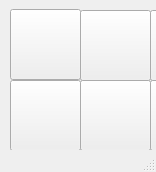
<?xml version="1.0" encoding="UTF-8"?>
<ui version="4.0">
 <class>VentanaMatrizImages</class>
 <widget class="QMainWindow" name="VentanaMatrizImages">
  <property name="geometry">
   <rect>
    <x>0</x>
    <y>0</y>
    <width>156</width>
    <height>172</height>
   </rect>
  </property>
  <property name="windowTitle">
   <string>MainWindow</string>
  </property>
  <widget class="QWidget" name="centralwidget">
   <widget class="QPushButton" name="pushButton_1">
    <property name="geometry">
     <rect>
      <x>10</x>
      <y>9</y>
      <width>71</width>
      <height>71</height>
     </rect>
    </property>
    <property name="text">
     <string/>
    </property>
   </widget>
   <widget class="QPushButton" name="pushButton_2">
    <property name="geometry">
     <rect>
      <x>80</x>
      <y>10</y>
      <width>71</width>
      <height>71</height>
     </rect>
    </property>
    <property name="text">
     <string/>
    </property>
   </widget>
   <widget class="QPushButton" name="pushButton_3">
    <property name="geometry">
     <rect>
      <x>150</x>
      <y>10</y>
      <width>71</width>
      <height>71</height>
     </rect>
    </property>
    <property name="text">
     <string/>
    </property>
   </widget>
   <widget class="QPushButton" name="pushButton_4">
    <property name="geometry">
     <rect>
      <x>220</x>
      <y>10</y>
      <width>71</width>
      <height>71</height>
     </rect>
    </property>
    <property name="text">
     <string/>
    </property>
   </widget>
   <widget class="QPushButton" name="pushButton_5">
    <property name="geometry">
     <rect>
      <x>290</x>
      <y>10</y>
      <width>71</width>
      <height>71</height>
     </rect>
    </property>
    <property name="text">
     <string/>
    </property>
   </widget>
   <widget class="QPushButton" name="pushButton_6">
    <property name="geometry">
     <rect>
      <x>360</x>
      <y>10</y>
      <width>71</width>
      <height>71</height>
     </rect>
    </property>
    <property name="text">
     <string/>
    </property>
   </widget>
   <widget class="QPushButton" name="pushButton_7">
    <property name="geometry">
     <rect>
      <x>10</x>
      <y>80</y>
      <width>71</width>
      <height>71</height>
     </rect>
    </property>
    <property name="text">
     <string/>
    </property>
   </widget>
   <widget class="QPushButton" name="pushButton_8">
    <property name="geometry">
     <rect>
      <x>80</x>
      <y>80</y>
      <width>71</width>
      <height>71</height>
     </rect>
    </property>
    <property name="text">
     <string/>
    </property>
   </widget>
   <widget class="QPushButton" name="pushButton_9">
    <property name="geometry">
     <rect>
      <x>150</x>
      <y>80</y>
      <width>71</width>
      <height>71</height>
     </rect>
    </property>
    <property name="text">
     <string/>
    </property>
   </widget>
   <widget class="QPushButton" name="pushButton_10">
    <property name="geometry">
     <rect>
      <x>220</x>
      <y>80</y>
      <width>71</width>
      <height>71</height>
     </rect>
    </property>
    <property name="text">
     <string/>
    </property>
   </widget>
   <widget class="QPushButton" name="pushButton_11">
    <property name="geometry">
     <rect>
      <x>290</x>
      <y>80</y>
      <width>71</width>
      <height>71</height>
     </rect>
    </property>
    <property name="text">
     <string/>
    </property>
   </widget>
   <widget class="QPushButton" name="pushButton_12">
    <property name="geometry">
     <rect>
      <x>360</x>
      <y>80</y>
      <width>71</width>
      <height>71</height>
     </rect>
    </property>
    <property name="text">
     <string/>
    </property>
   </widget>
   <widget class="QPushButton" name="pushButton_13">
    <property name="geometry">
     <rect>
      <x>10</x>
      <y>150</y>
      <width>71</width>
      <height>71</height>
     </rect>
    </property>
    <property name="text">
     <string/>
    </property>
   </widget>
   <widget class="QPushButton" name="pushButton_14">
    <property name="geometry">
     <rect>
      <x>80</x>
      <y>150</y>
      <width>71</width>
      <height>71</height>
     </rect>
    </property>
    <property name="text">
     <string/>
    </property>
   </widget>
   <widget class="QPushButton" name="pushButton_15">
    <property name="geometry">
     <rect>
      <x>150</x>
      <y>150</y>
      <width>71</width>
      <height>71</height>
     </rect>
    </property>
    <property name="text">
     <string/>
    </property>
   </widget>
   <widget class="QPushButton" name="pushButton_16">
    <property name="geometry">
     <rect>
      <x>220</x>
      <y>150</y>
      <width>71</width>
      <height>71</height>
     </rect>
    </property>
    <property name="text">
     <string/>
    </property>
   </widget>
   <widget class="QPushButton" name="pushButton_17">
    <property name="geometry">
     <rect>
      <x>290</x>
      <y>150</y>
      <width>71</width>
      <height>71</height>
     </rect>
    </property>
    <property name="text">
     <string/>
    </property>
   </widget>
   <widget class="QPushButton" name="pushButton_18">
    <property name="geometry">
     <rect>
      <x>360</x>
      <y>150</y>
      <width>71</width>
      <height>71</height>
     </rect>
    </property>
    <property name="text">
     <string/>
    </property>
   </widget>
   <widget class="QPushButton" name="pushButton_19">
    <property name="geometry">
     <rect>
      <x>10</x>
      <y>220</y>
      <width>71</width>
      <height>71</height>
     </rect>
    </property>
    <property name="text">
     <string/>
    </property>
   </widget>
   <widget class="QPushButton" name="pushButton_20">
    <property name="geometry">
     <rect>
      <x>80</x>
      <y>220</y>
      <width>71</width>
      <height>71</height>
     </rect>
    </property>
    <property name="text">
     <string/>
    </property>
   </widget>
   <widget class="QPushButton" name="pushButton_21">
    <property name="geometry">
     <rect>
      <x>150</x>
      <y>220</y>
      <width>71</width>
      <height>71</height>
     </rect>
    </property>
    <property name="text">
     <string/>
    </property>
   </widget>
   <widget class="QPushButton" name="pushButton_22">
    <property name="geometry">
     <rect>
      <x>220</x>
      <y>220</y>
      <width>71</width>
      <height>71</height>
     </rect>
    </property>
    <property name="text">
     <string/>
    </property>
   </widget>
   <widget class="QPushButton" name="pushButton_23">
    <property name="geometry">
     <rect>
      <x>290</x>
      <y>220</y>
      <width>71</width>
      <height>71</height>
     </rect>
    </property>
    <property name="text">
     <string/>
    </property>
   </widget>
   <widget class="QPushButton" name="pushButton_24">
    <property name="geometry">
     <rect>
      <x>360</x>
      <y>220</y>
      <width>71</width>
      <height>71</height>
     </rect>
    </property>
    <property name="text">
     <string/>
    </property>
   </widget>
   <widget class="QPushButton" name="pushButton_25">
    <property name="geometry">
     <rect>
      <x>10</x>
      <y>290</y>
      <width>71</width>
      <height>71</height>
     </rect>
    </property>
    <property name="text">
     <string/>
    </property>
   </widget>
   <widget class="QPushButton" name="pushButton_26">
    <property name="geometry">
     <rect>
      <x>80</x>
      <y>290</y>
      <width>71</width>
      <height>71</height>
     </rect>
    </property>
    <property name="text">
     <string/>
    </property>
   </widget>
   <widget class="QPushButton" name="pushButton_27">
    <property name="geometry">
     <rect>
      <x>150</x>
      <y>290</y>
      <width>71</width>
      <height>71</height>
     </rect>
    </property>
    <property name="text">
     <string/>
    </property>
   </widget>
   <widget class="QPushButton" name="pushButton_28">
    <property name="geometry">
     <rect>
      <x>220</x>
      <y>290</y>
      <width>71</width>
      <height>71</height>
     </rect>
    </property>
    <property name="text">
     <string/>
    </property>
   </widget>
   <widget class="QPushButton" name="pushButton_29">
    <property name="geometry">
     <rect>
      <x>290</x>
      <y>290</y>
      <width>71</width>
      <height>71</height>
     </rect>
    </property>
    <property name="text">
     <string/>
    </property>
   </widget>
   <widget class="QPushButton" name="pushButton_30">
    <property name="geometry">
     <rect>
      <x>360</x>
      <y>290</y>
      <width>71</width>
      <height>71</height>
     </rect>
    </property>
    <property name="text">
     <string/>
    </property>
   </widget>
   <widget class="QPushButton" name="pushButton_31">
    <property name="geometry">
     <rect>
      <x>10</x>
      <y>360</y>
      <width>71</width>
      <height>71</height>
     </rect>
    </property>
    <property name="text">
     <string/>
    </property>
   </widget>
   <widget class="QPushButton" name="pushButton_32">
    <property name="geometry">
     <rect>
      <x>80</x>
      <y>360</y>
      <width>71</width>
      <height>71</height>
     </rect>
    </property>
    <property name="text">
     <string/>
    </property>
   </widget>
   <widget class="QPushButton" name="pushButton_33">
    <property name="geometry">
     <rect>
      <x>150</x>
      <y>360</y>
      <width>71</width>
      <height>71</height>
     </rect>
    </property>
    <property name="text">
     <string/>
    </property>
   </widget>
   <widget class="QPushButton" name="pushButton_34">
    <property name="geometry">
     <rect>
      <x>220</x>
      <y>360</y>
      <width>71</width>
      <height>71</height>
     </rect>
    </property>
    <property name="text">
     <string/>
    </property>
   </widget>
   <widget class="QPushButton" name="pushButton_35">
    <property name="geometry">
     <rect>
      <x>290</x>
      <y>360</y>
      <width>71</width>
      <height>71</height>
     </rect>
    </property>
    <property name="text">
     <string/>
    </property>
   </widget>
   <widget class="QPushButton" name="pushButton_36">
    <property name="geometry">
     <rect>
      <x>360</x>
      <y>360</y>
      <width>71</width>
      <height>71</height>
     </rect>
    </property>
    <property name="text">
     <string/>
    </property>
   </widget>
  </widget>
  <widget class="QStatusBar" name="statusbar"/>
 </widget>
 <resources/>
 <connections>
  <connection>
   <sender>pushButton_1</sender>
   <signal>clicked()</signal>
   <receiver>VentanaMatrizImages</receiver>
   <slot>presionarCuadro1()</slot>
   <hints>
    <hint type="sourcelabel">
     <x>58</x>
     <y>26</y>
    </hint>
    <hint type="destinationlabel">
     <x>467</x>
     <y>25</y>
    </hint>
   </hints>
  </connection>
  <connection>
   <sender>pushButton_2</sender>
   <signal>clicked()</signal>
   <receiver>VentanaMatrizImages</receiver>
   <slot>presionarCuadro2()</slot>
   <hints>
    <hint type="sourcelabel">
     <x>118</x>
     <y>36</y>
    </hint>
    <hint type="destinationlabel">
     <x>452</x>
     <y>32</y>
    </hint>
   </hints>
  </connection>
  <connection>
   <sender>pushButton_3</sender>
   <signal>clicked()</signal>
   <receiver>VentanaMatrizImages</receiver>
   <slot>presionarCuadro3()</slot>
   <hints>
    <hint type="sourcelabel">
     <x>188</x>
     <y>37</y>
    </hint>
    <hint type="destinationlabel">
     <x>491</x>
     <y>41</y>
    </hint>
   </hints>
  </connection>
  <connection>
   <sender>pushButton_4</sender>
   <signal>clicked()</signal>
   <receiver>VentanaMatrizImages</receiver>
   <slot>presionarCuadro4()</slot>
   <hints>
    <hint type="sourcelabel">
     <x>260</x>
     <y>49</y>
    </hint>
    <hint type="destinationlabel">
     <x>474</x>
     <y>55</y>
    </hint>
   </hints>
  </connection>
  <connection>
   <sender>pushButton_5</sender>
   <signal>clicked()</signal>
   <receiver>VentanaMatrizImages</receiver>
   <slot>presionarCuadro5()</slot>
   <hints>
    <hint type="sourcelabel">
     <x>330</x>
     <y>47</y>
    </hint>
    <hint type="destinationlabel">
     <x>458</x>
     <y>65</y>
    </hint>
   </hints>
  </connection>
  <connection>
   <sender>pushButton_6</sender>
   <signal>clicked()</signal>
   <receiver>VentanaMatrizImages</receiver>
   <slot>presionarCuadro6()</slot>
   <hints>
    <hint type="sourcelabel">
     <x>383</x>
     <y>50</y>
    </hint>
    <hint type="destinationlabel">
     <x>444</x>
     <y>70</y>
    </hint>
   </hints>
  </connection>
  <connection>
   <sender>pushButton_7</sender>
   <signal>clicked()</signal>
   <receiver>VentanaMatrizImages</receiver>
   <slot>presionarCuadro7()</slot>
   <hints>
    <hint type="sourcelabel">
     <x>43</x>
     <y>93</y>
    </hint>
    <hint type="destinationlabel">
     <x>460</x>
     <y>98</y>
    </hint>
   </hints>
  </connection>
  <connection>
   <sender>pushButton_8</sender>
   <signal>clicked()</signal>
   <receiver>VentanaMatrizImages</receiver>
   <slot>presionarCuadro8()</slot>
   <hints>
    <hint type="sourcelabel">
     <x>123</x>
     <y>103</y>
    </hint>
    <hint type="destinationlabel">
     <x>493</x>
     <y>106</y>
    </hint>
   </hints>
  </connection>
  <connection>
   <sender>pushButton_9</sender>
   <signal>clicked()</signal>
   <receiver>VentanaMatrizImages</receiver>
   <slot>presionarCuadro9()</slot>
   <hints>
    <hint type="sourcelabel">
     <x>188</x>
     <y>112</y>
    </hint>
    <hint type="destinationlabel">
     <x>480</x>
     <y>114</y>
    </hint>
   </hints>
  </connection>
  <connection>
   <sender>pushButton_10</sender>
   <signal>clicked()</signal>
   <receiver>VentanaMatrizImages</receiver>
   <slot>presionarCuadro10()</slot>
   <hints>
    <hint type="sourcelabel">
     <x>261</x>
     <y>121</y>
    </hint>
    <hint type="destinationlabel">
     <x>452</x>
     <y>124</y>
    </hint>
   </hints>
  </connection>
  <connection>
   <sender>pushButton_11</sender>
   <signal>clicked()</signal>
   <receiver>VentanaMatrizImages</receiver>
   <slot>presionarCuadro11()</slot>
   <hints>
    <hint type="sourcelabel">
     <x>340</x>
     <y>130</y>
    </hint>
    <hint type="destinationlabel">
     <x>495</x>
     <y>133</y>
    </hint>
   </hints>
  </connection>
  <connection>
   <sender>pushButton_12</sender>
   <signal>clicked()</signal>
   <receiver>VentanaMatrizImages</receiver>
   <slot>presionarCuadro12()</slot>
   <hints>
    <hint type="sourcelabel">
     <x>412</x>
     <y>122</y>
    </hint>
    <hint type="destinationlabel">
     <x>467</x>
     <y>140</y>
    </hint>
   </hints>
  </connection>
  <connection>
   <sender>pushButton_13</sender>
   <signal>clicked()</signal>
   <receiver>VentanaMatrizImages</receiver>
   <slot>presionarCuadro13()</slot>
   <hints>
    <hint type="sourcelabel">
     <x>57</x>
     <y>161</y>
    </hint>
    <hint type="destinationlabel">
     <x>443</x>
     <y>152</y>
    </hint>
   </hints>
  </connection>
  <connection>
   <sender>pushButton_14</sender>
   <signal>clicked()</signal>
   <receiver>VentanaMatrizImages</receiver>
   <slot>presionarCuadro14()</slot>
   <hints>
    <hint type="sourcelabel">
     <x>116</x>
     <y>159</y>
    </hint>
    <hint type="destinationlabel">
     <x>458</x>
     <y>165</y>
    </hint>
   </hints>
  </connection>
  <connection>
   <sender>pushButton_15</sender>
   <signal>clicked()</signal>
   <receiver>VentanaMatrizImages</receiver>
   <slot>presionarCuadro15()</slot>
   <hints>
    <hint type="sourcelabel">
     <x>169</x>
     <y>166</y>
    </hint>
    <hint type="destinationlabel">
     <x>473</x>
     <y>174</y>
    </hint>
   </hints>
  </connection>
  <connection>
   <sender>pushButton_16</sender>
   <signal>clicked()</signal>
   <receiver>VentanaMatrizImages</receiver>
   <slot>presionarCuadro16()</slot>
   <hints>
    <hint type="sourcelabel">
     <x>256</x>
     <y>176</y>
    </hint>
    <hint type="destinationlabel">
     <x>490</x>
     <y>184</y>
    </hint>
   </hints>
  </connection>
  <connection>
   <sender>pushButton_17</sender>
   <signal>clicked()</signal>
   <receiver>VentanaMatrizImages</receiver>
   <slot>presionarCuadro17()</slot>
   <hints>
    <hint type="sourcelabel">
     <x>332</x>
     <y>176</y>
    </hint>
    <hint type="destinationlabel">
     <x>436</x>
     <y>191</y>
    </hint>
   </hints>
  </connection>
  <connection>
   <sender>pushButton_18</sender>
   <signal>clicked()</signal>
   <receiver>VentanaMatrizImages</receiver>
   <slot>presionarCuadro18()</slot>
   <hints>
    <hint type="sourcelabel">
     <x>384</x>
     <y>196</y>
    </hint>
    <hint type="destinationlabel">
     <x>454</x>
     <y>200</y>
    </hint>
   </hints>
  </connection>
  <connection>
   <sender>pushButton_19</sender>
   <signal>clicked()</signal>
   <receiver>VentanaMatrizImages</receiver>
   <slot>presionarCuadro19()</slot>
   <hints>
    <hint type="sourcelabel">
     <x>15</x>
     <y>227</y>
    </hint>
    <hint type="destinationlabel">
     <x>494</x>
     <y>224</y>
    </hint>
   </hints>
  </connection>
  <connection>
   <sender>pushButton_20</sender>
   <signal>clicked()</signal>
   <receiver>VentanaMatrizImages</receiver>
   <slot>presionarCuadro20()</slot>
   <hints>
    <hint type="sourcelabel">
     <x>95</x>
     <y>229</y>
    </hint>
    <hint type="destinationlabel">
     <x>439</x>
     <y>230</y>
    </hint>
   </hints>
  </connection>
  <connection>
   <sender>pushButton_21</sender>
   <signal>clicked()</signal>
   <receiver>VentanaMatrizImages</receiver>
   <slot>presionarCuadro21()</slot>
   <hints>
    <hint type="sourcelabel">
     <x>179</x>
     <y>236</y>
    </hint>
    <hint type="destinationlabel">
     <x>459</x>
     <y>240</y>
    </hint>
   </hints>
  </connection>
  <connection>
   <sender>pushButton_22</sender>
   <signal>clicked()</signal>
   <receiver>VentanaMatrizImages</receiver>
   <slot>presionarCuadro22()</slot>
   <hints>
    <hint type="sourcelabel">
     <x>254</x>
     <y>246</y>
    </hint>
    <hint type="destinationlabel">
     <x>478</x>
     <y>253</y>
    </hint>
   </hints>
  </connection>
  <connection>
   <sender>pushButton_23</sender>
   <signal>clicked()</signal>
   <receiver>VentanaMatrizImages</receiver>
   <slot>presionarCuadro23()</slot>
   <hints>
    <hint type="sourcelabel">
     <x>305</x>
     <y>256</y>
    </hint>
    <hint type="destinationlabel">
     <x>441</x>
     <y>259</y>
    </hint>
   </hints>
  </connection>
  <connection>
   <sender>pushButton_24</sender>
   <signal>clicked()</signal>
   <receiver>VentanaMatrizImages</receiver>
   <slot>presionarCuadro24()</slot>
   <hints>
    <hint type="sourcelabel">
     <x>405</x>
     <y>264</y>
    </hint>
    <hint type="destinationlabel">
     <x>461</x>
     <y>268</y>
    </hint>
   </hints>
  </connection>
  <connection>
   <sender>pushButton_25</sender>
   <signal>clicked()</signal>
   <receiver>VentanaMatrizImages</receiver>
   <slot>presionarCuadro25()</slot>
   <hints>
    <hint type="sourcelabel">
     <x>18</x>
     <y>297</y>
    </hint>
    <hint type="destinationlabel">
     <x>498</x>
     <y>292</y>
    </hint>
   </hints>
  </connection>
  <connection>
   <sender>pushButton_26</sender>
   <signal>clicked()</signal>
   <receiver>VentanaMatrizImages</receiver>
   <slot>presionarCuadro26()</slot>
   <hints>
    <hint type="sourcelabel">
     <x>94</x>
     <y>299</y>
    </hint>
    <hint type="destinationlabel">
     <x>485</x>
     <y>303</y>
    </hint>
   </hints>
  </connection>
  <connection>
   <sender>pushButton_27</sender>
   <signal>clicked()</signal>
   <receiver>VentanaMatrizImages</receiver>
   <slot>presionarCuadro27()</slot>
   <hints>
    <hint type="sourcelabel">
     <x>186</x>
     <y>307</y>
    </hint>
    <hint type="destinationlabel">
     <x>471</x>
     <y>313</y>
    </hint>
   </hints>
  </connection>
  <connection>
   <sender>pushButton_28</sender>
   <signal>clicked()</signal>
   <receiver>VentanaMatrizImages</receiver>
   <slot>presionarCuadro28()</slot>
   <hints>
    <hint type="sourcelabel">
     <x>259</x>
     <y>322</y>
    </hint>
    <hint type="destinationlabel">
     <x>436</x>
     <y>323</y>
    </hint>
   </hints>
  </connection>
  <connection>
   <sender>pushButton_29</sender>
   <signal>clicked()</signal>
   <receiver>VentanaMatrizImages</receiver>
   <slot>presionarCuadro29()</slot>
   <hints>
    <hint type="sourcelabel">
     <x>323</x>
     <y>334</y>
    </hint>
    <hint type="destinationlabel">
     <x>455</x>
     <y>335</y>
    </hint>
   </hints>
  </connection>
  <connection>
   <sender>pushButton_30</sender>
   <signal>clicked()</signal>
   <receiver>VentanaMatrizImages</receiver>
   <slot>presionarCuadro30()</slot>
   <hints>
    <hint type="sourcelabel">
     <x>405</x>
     <y>347</y>
    </hint>
    <hint type="destinationlabel">
     <x>486</x>
     <y>346</y>
    </hint>
   </hints>
  </connection>
  <connection>
   <sender>pushButton_31</sender>
   <signal>clicked()</signal>
   <receiver>VentanaMatrizImages</receiver>
   <slot>presionarCuadro31()</slot>
   <hints>
    <hint type="sourcelabel">
     <x>25</x>
     <y>368</y>
    </hint>
    <hint type="destinationlabel">
     <x>441</x>
     <y>357</y>
    </hint>
   </hints>
  </connection>
  <connection>
   <sender>pushButton_32</sender>
   <signal>clicked()</signal>
   <receiver>VentanaMatrizImages</receiver>
   <slot>presionarCuadro32()</slot>
   <hints>
    <hint type="sourcelabel">
     <x>90</x>
     <y>363</y>
    </hint>
    <hint type="destinationlabel">
     <x>456</x>
     <y>366</y>
    </hint>
   </hints>
  </connection>
  <connection>
   <sender>pushButton_33</sender>
   <signal>clicked()</signal>
   <receiver>VentanaMatrizImages</receiver>
   <slot>presionarCuadro33()</slot>
   <hints>
    <hint type="sourcelabel">
     <x>199</x>
     <y>373</y>
    </hint>
    <hint type="destinationlabel">
     <x>472</x>
     <y>375</y>
    </hint>
   </hints>
  </connection>
  <connection>
   <sender>pushButton_34</sender>
   <signal>clicked()</signal>
   <receiver>VentanaMatrizImages</receiver>
   <slot>presionarCuadro34()</slot>
   <hints>
    <hint type="sourcelabel">
     <x>242</x>
     <y>377</y>
    </hint>
    <hint type="destinationlabel">
     <x>486</x>
     <y>387</y>
    </hint>
   </hints>
  </connection>
  <connection>
   <sender>pushButton_35</sender>
   <signal>clicked()</signal>
   <receiver>VentanaMatrizImages</receiver>
   <slot>presionarCuadro35()</slot>
   <hints>
    <hint type="sourcelabel">
     <x>330</x>
     <y>393</y>
    </hint>
    <hint type="destinationlabel">
     <x>441</x>
     <y>400</y>
    </hint>
   </hints>
  </connection>
  <connection>
   <sender>pushButton_36</sender>
   <signal>clicked()</signal>
   <receiver>VentanaMatrizImages</receiver>
   <slot>presionarCuadro36()</slot>
   <hints>
    <hint type="sourcelabel">
     <x>411</x>
     <y>413</y>
    </hint>
    <hint type="destinationlabel">
     <x>478</x>
     <y>421</y>
    </hint>
   </hints>
  </connection>
 </connections>
 <slots>
  <slot>presionarCuadro1()</slot>
  <slot>presionarCuadro2()</slot>
  <slot>presionarCuadro3()</slot>
  <slot>presionarCuadro4()</slot>
  <slot>presionarCuadro5()</slot>
  <slot>presionarCuadro6()</slot>
  <slot>presionarCuadro7()</slot>
  <slot>presionarCuadro8()</slot>
  <slot>presionarCuadro9()</slot>
  <slot>presionarCuadro10()</slot>
  <slot>presionarCuadro11()</slot>
  <slot>presionarCuadro12()</slot>
  <slot>presionarCuadro13()</slot>
  <slot>presionarCuadro14()</slot>
  <slot>presionarCuadro15()</slot>
  <slot>presionarCuadro16()</slot>
  <slot>presionarCuadro17()</slot>
  <slot>presionarCuadro18()</slot>
  <slot>presionarCuadro19()</slot>
  <slot>presionarCuadro20()</slot>
  <slot>presionarCuadro22()</slot>
  <slot>presionarCuadro23()</slot>
  <slot>presionarCuadro24()</slot>
  <slot>presionarCuadro25()</slot>
  <slot>presionarCuadro26()</slot>
  <slot>presionarCuadro27()</slot>
  <slot>presionarCuadro28()</slot>
  <slot>presionarCuadro29()</slot>
  <slot>presionarCuadro30()</slot>
  <slot>presionarCuadro31()</slot>
  <slot>presionarCuadro32()</slot>
  <slot>presionarCuadro33()</slot>
  <slot>presionarCuadro34()</slot>
  <slot>presionarCuadro35()</slot>
  <slot>presionarCuadro36()</slot>
  <slot>presionarCuadro21()</slot>
  <slot>slot2()</slot>
 </slots>
</ui>
